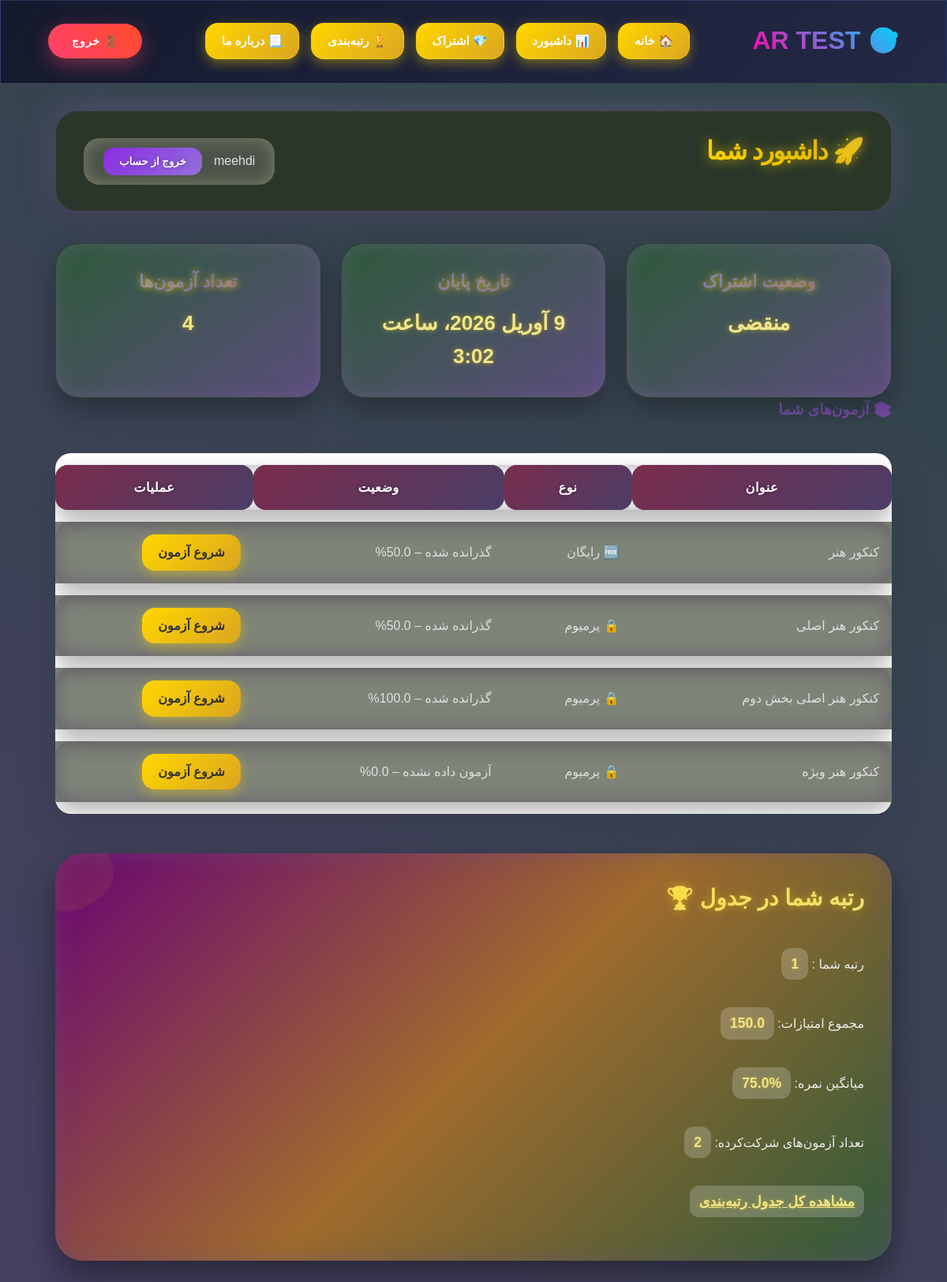
The app's page /accounts/dashboard/ (signed in), older data.
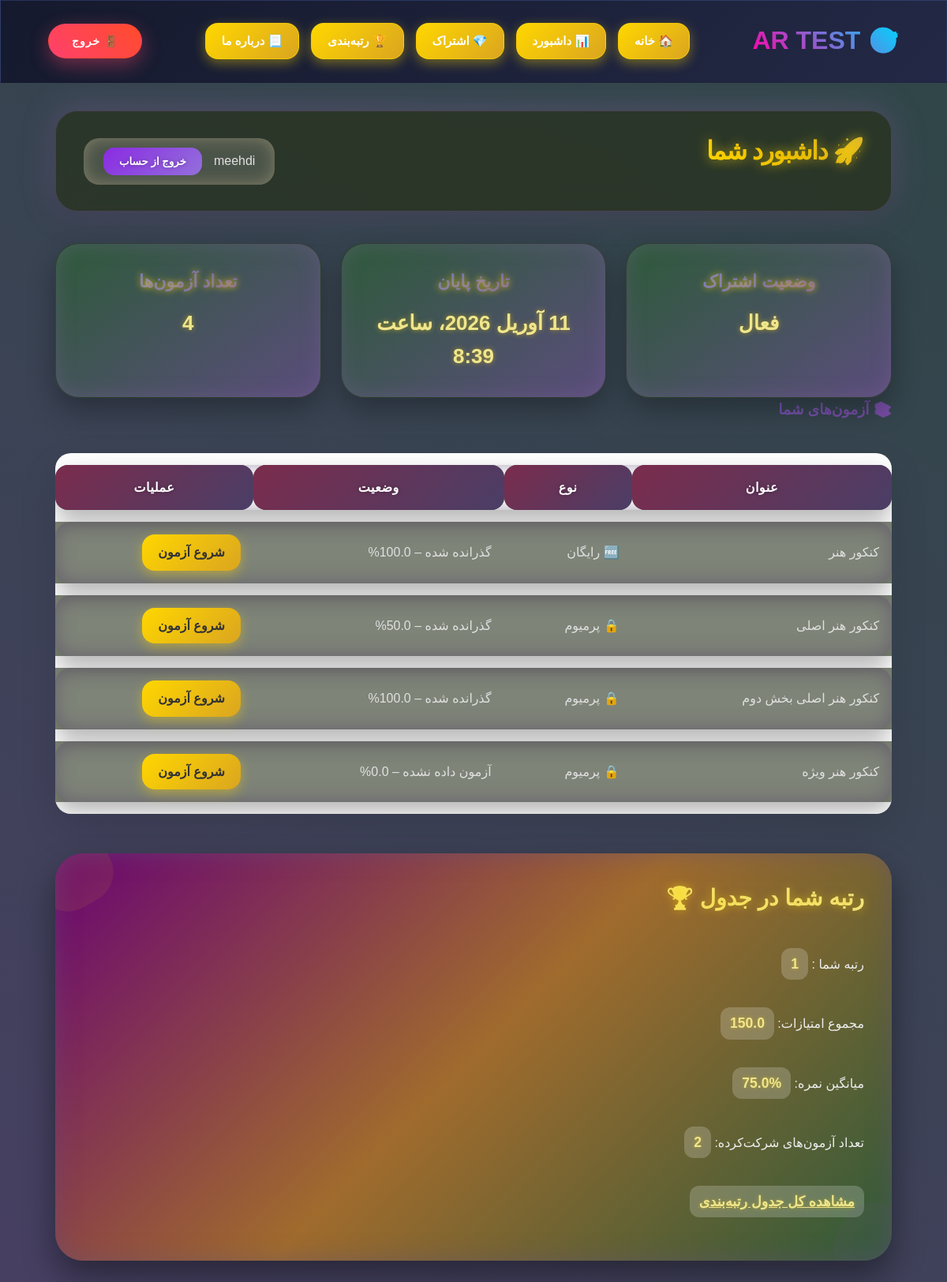
The same page, newer data.
### accounts/models.py (models this page shows, shortened)
class Subscription(models.Model):
    STATUS_CHOICES = [  # اضافه: choices برای status
        ('ندارد', 'ندارد'),
        ('فعال', 'فعال'),
        ('منقضی', 'منقضی'),
    ]
    user = models.OneToOneField(User, on_delete=models.CASCADE, related_name='subscription')  # تغییر کوچک: related_name اضافه برای دسترسی آسان (user.subscription)
    plan = models.ForeignKey(Plan, on_delete=models.SET_NULL, null=True, blank=True, verbose_name="پلن خریداری شده")
    is_active = models.BooleanField(default=False, verbose_name="فعال است؟")
    start_date = models.DateTimeField(null=True, blank=True, verbose_name="تاریخ شروع")
    end_date = models.DateTimeField(null=True, blank=True, verbose_name="تاریخ انقضا")
    authority = models.CharField(max_length=100, blank=True, null=True, verbose_name="شناسه Authority زرین‌پال")
    ref_id = models.CharField(max_length=100, blank=True, null=True, verbose_name="شناسه پیگیری زرین‌پال (Ref ID)")
    status = models.CharField(max_length=10, choices=STATUS_CHOICES, default='ندارد', verbose_name="وضعیت اشتراک")
    def check_status(self):
            now = timezone.now()
            status_changed = False
            if self.end_date and now > self.end_date:
                if self.status != 'منقضی':
                    self.is_active = False
                    self.status = 'منقضی'
                    status_changed = True
            elif self.end_date and now <= self.end_date:
                if self.status != 'فعال':
                    self.is_active = True
                    self.status = 'فعال'
                    status_changed = True
            else: # No end_date or not set yet
                if self.status != 'ندارد':
                    self.is_active = False
                    self.status = 'ندارد'
                    status_changed = True
            return status_changed
    class Meta:
        verbose_name = "اشتراک کاربر"
        verbose_name_plural = "اشتراک‌های کاربران"

### quizzes/models.py (models this page shows, shortened)
class Quiz(models.Model):
    title = models.CharField(max_length=200, verbose_name="عنوان آزمون")
    description = models.TextField(verbose_name="توضیحات آزمون", blank=True, null=True)
    is_premium = models.BooleanField(default=False, verbose_name="آزمون ویژه است؟")
    duration_minutes = models.PositiveIntegerField(default=30)
    is_active = models.BooleanField(default=True,verbose_name="آزمون فعال باشد؟")
    created_at = models.DateTimeField(default=timezone.now, verbose_name="تاریخ ایجاد")
    class Meta:
        verbose_name = "آزمون"  # نام مفرد فارسی
        verbose_name_plural = "آزمون‌ها" # نام جمع فارسی

### accounts/views.py (the view)
# urls.py: path('dashboard/', dashboard_view, name='dashboard'),
@login_required
def dashboard_view(request):
    subscription = getattr(request.user, 'subscription', None)
    subscription_status = "-"  # مقدار پیش‌فرض
    subscription_end = "-"    # مقدار پیش‌فرض
    if subscription:
        subscription.check_status()
        subscription_status = subscription.status if hasattr(subscription, 'status') else "-"
        if hasattr(subscription, 'end_date') and subscription.end_date:
            subscription_end = subscription.end_date
        else:
            subscription_end = "-" # اگر تاریخ پایان وجود ندارد
    user_rank_data = get_user_rank(request.user)
    quizzes = Quiz.objects.prefetch_related('questions')
    attempts = {a.quiz_id: a for a in QuizAttempt.objects.filter(user=request.user, is_completed=True)}
    quiz_results = []
    for quiz in quizzes:
        attempt = attempts.get(quiz.id)
        total = quiz.questions.count()
        correct = attempt.answers.filter(selected_choice__is_correct=True).count() if attempt else 0
        percent = round((correct / total * 100), 2) if total else 0
        quiz_results.append({
            'quiz': quiz,
            'correct_answers': correct,
            'total_questions': total,
            'percentage': percent,
            'status': f"{'گذرانده شده' if attempt else 'آزمون داده نشده'} – {percent}%"
        })
    return render(request, 'accounts/dashboard.html', {
        'subscription_status': subscription_status,
        'subscription_end': subscription_end,
        'quiz_results': quiz_results,
        'user_rank': user_rank_data,
    })

### accounts/utils.py (called while the page is built)
def get_user_rank(user):
    leaderboard_data = QuizAttempt.objects.filter(
        is_completed=True,
        quiz__is_premium=True
    ).values(
        'user_id'
    ).annotate(
        total_score=Sum('score'),
        quizzes_taken=Count('id')
    ).order_by('-total_score')
    rank = 0
    last_score = None
    for entry in leaderboard_data:
        score = entry['total_score']
        if score != last_score:
            rank += 1
        if entry['user_id'] == user.id:
            avg_score = entry['total_score'] / entry['quizzes_taken']
            return {
                'rank': rank,
                'total_score': entry['total_score'],
                'average': round(avg_score, 2),
                'quizzes_taken': entry['quizzes_taken']
            }
        last_score = score
    return None

### accounts/templates/accounts/dashboard.html (shortened to what this page needs)
{% extends 'base.html' %}
{% block content %}
<div class="dashboard-container">
    <div class="dashboard-header">
        <h2>🚀 داشبورد شما</h2>
        <div class="user-box">
            {{ request.user.username }}
            <form action="{% url 'accounts:logout' %}" method="post" style="margin:0;">
                <button type="submit" class="logout-btn">خروج از حساب</button>
            </form>
        </div>
    </div>
    <div class="stats">
        <div class="stat-card">
            <h3>وضعیت اشتراک</h3>
            <p>{{ subscription_status }}</p>
        </div>
        <div class="stat-card">
            <h3>تاریخ پایان</h3>
            <p>{% if subscription_end %}{{ subscription_end }}{% else %}-{% endif %}</p>
        </div>
        <div class="stat-card">
            <h3>تعداد آزمون‌ها</h3>
            <p>{{ quiz_results|length }}</p>
        </div>
    </div>
    <h3 style="margin-bottom:20px;">📚 آزمون‌های شما</h3>
    <table>
        <tr>
            <th>عنوان</th>
            <th>نوع</th>
            <th>وضعیت</th>
            <th>عملیات</th>
        </tr>
        {% for result in quiz_results %}
<tr>
    <td>{{ result.quiz.title }}</td>
    <td>
        {% if result.quiz.is_premium %}
            🔒 پرمیوم
        {% else %}
            🆓 رایگان
        {% endif %}
    </td>
    <td>{{ result.status }}</td>
    <td>
        {% if result.quiz.is_premium and result.attempted %}
            <span class="start-quiz-btn disabled-btn">انجام شده</span>
        {% else %}
            <a href="{% url 'quiz_list' %}" class="start-quiz-btn">
                شروع آزمون
            </a>
        {% endif %}
    </td>
</tr>
{% endfor %}
    </table>
 {% if user_rank %}
<div class="ranking-summary-card">
    <div class="card-header">
        <h3> رتبه شما در جدول 🏆 </h3>
    </div>
    <div class="card-body">
        <p>
            رتبه شما :
            <span class="user-rank">{{ user_rank.rank }}</span>
        </p>
        <p>مجموع امتیازات:
            <strong class="user-rank">{{ user_rank.total_score }}</strong>
        </p>
        <p>میانگین نمره:
            <strong class="user-rank">{{ user_rank.average }}%</strong>
        </p>
        <p>تعداد آزمون‌های شرکت‌کرده:
            <strong class="user-rank">{{ user_rank.quizzes_taken }}</strong>
        </p>
        <a href="{% url 'accounts:leaderboard' %}" class="user-rank">
            مشاهده کل جدول رتبه‌بندی
        </a>
    </div>
</div>
{% endif %}
{% endblock %}

### quizzes/templates/base.html (shortened to what this page needs)
{% load static %}
<!DOCTYPE html>
<html lang="fa" dir="rtl">
<head>
</head>
<body>
    {% include 'includes/navbar.html' %}
    <main>
        {% block content %}
        {% endblock %}
    </main>
</body>
</html>

### quizzes/templates/includes/navbar.html (shortened to what this page needs)
{% load static %}
<nav class="navbar" id="navbar">
    <div class="navbar-container">
        <div class="site-identity">
            <a href="{% url 'home' %}">🎯 AR TEST</a>
        </div>
        <ul class="nav-links" id="navLinks">
            <li><a href="{% url 'home' %}" class="nav-link{% if request.resolver_match.url_name == 'home' %} active{% endif %}">🏠 خانه</a></li>
            {% if user.is_authenticated %}
                <li><a href="{% url 'accounts:dashboard' %}" class="nav-link{% if request.resolver_match.url_name == 'accounts:dashboard' %} active{% endif %}">📊 داشبورد</a></li>
                <li><a href="{% url 'subscribe' %}" class="nav-link{% if request.resolver_match.url_name == 'subscribe' %} active{% endif %}">💎 اشتراک</a></li>
                <li><a href="{% url 'accounts:leaderboard' %}" class="nav-link{% if request.resolver_match.url_name == 'accounts:leaderboard' %} active{% endif %}">🏆 رتبه‌بندی</a></li>
                <li><a href="{% url 'about' %}" class="nav-link{% if request.resolver_match.url_name == 'about' %} active{% endif %}">📃 درباره ما</a></li>
            {% endif %}
        </ul>
        <div class="auth-controls">
            {% if not user.is_authenticated %}
                <a href="{% url 'accounts:login' %}" class="btn-neon btn-primary">🔐 ورود</a>
                <a href="{% url 'accounts:register' %}" class="btn-neon btn-secondary">📝 ثبت‌نام</a>
            {% else %}
                <form method="post" action="{% url 'accounts:logout' %}" style="display: inline-block;">
                    <button type="submit" class="btn-neon btn-danger">🚪 خروج</button>
                </form>
            {% endif %}
        </div>
    </div>
</nav>

### quizzes/templates/base.html (style rules this page uses)
* { margin: 0; padding: 0; box-sizing: border-box; }
html, body { height: 100%; overflow-x: hidden; scroll-behavior: smooth; }
body { font-family: 'Vazir', 'Segoe UI', Tahoma, sans-serif; background: linear-gradient(135deg, #667eea 0%, #764ba2 50%, #f093fb 100%); background-attachment: fixed; color: #333; line-height: 1.6; }
.btn-neon { padding: 12px 25px; border-radius: 50px; font-weight: 700; text-decoration: none; color: white; position: relative; overflow: hidden; transition: all 0.4s cubic-bezier(0.4, 0, 0.2, 1); border: 2px solid rgba(255,255,255,0.3); backdrop-filter: blur(10px); font-size: 15px; text-transform: uppercase; letter-spacing: 1px; }
main { min-height: 100vh; padding: 100px 20px 40px; max-width: 1400px; margin: 0 auto; position: relative; }
h1, h2, h3 { background: linear-gradient(135deg, #667eea, #764ba2); -webkit-background-clip: text; -webkit-text-fill-color: transparent; background-clip: text; margin-bottom: 25px; font-weight: 800; }
table { width: 100%; border-collapse: separate; border-spacing: 0; background: white; border-radius: 20px; overflow: hidden; box-shadow: 0 20px 50px rgba(0,0,0,0.1); }

### quizzes/templates/includes/navbar.html (style rules this page uses)
.navbar { background: linear-gradient(135deg, rgba(20, 25, 45, 0.98) 0%, rgba(35, 40, 70, 0.98) 100%); backdrop-filter: blur(30px); border: 1px solid rgba(100, 150, 255, 0.2); border-bottom: 2px solid transparent; position: fixed; top: 0; width: 100%; z-index: 10000; padding: 1rem 0; transition: all 0.4s ease; }
.navbar-container { max-width: 1400px; margin: 0 auto; padding: 0 5%; display: flex; justify-content: space-between; align-items: center; height: 70px; }
.site-identity a { font-size: 2rem; font-weight: 900; background: linear-gradient(45deg, #ff03ab, #00d4ff); -webkit-background-clip: text; -webkit-text-fill-color: transparent; background-clip: text; text-decoration: none; transition: all 0.3s ease; }
.nav-links { display: flex; list-style: none; gap: 15px; align-items: center; }
.nav-link { color: #e0e0e0; padding: 12px 24px; border-radius: 15px; font-weight: 600; font-size: 15px; position: relative; transition: all 0.3s ease; text-decoration: none; }
.nav-link::before { content: ''; position: absolute; bottom: 0; left: 50%; width: 0; height: 3px; background: linear-gradient(45deg, #00f0ff, #00d4ff); transition: all 0.3s ease; transform: translateX(-50%); border-radius: 2px; }
.auth-controls { display: flex; gap: 15px; align-items: center; }
.btn-neon { padding: 12px 28px; border: 2px solid transparent; border-radius: 50px; font-weight: 700; font-size: 14px; cursor: pointer; position: relative; overflow: hidden; text-transform: uppercase; letter-spacing: 1px; transition: all 0.4s cubic-bezier(0.4, 0, 0.2, 1); backdrop-filter: blur(15px); text-decoration: none; display: inline-flex; align-items: center; gap: 8px; font-family: 'Vazir', sans-serif; }
.btn-danger { background: linear-gradient(45deg, #ff416c, #ff4b2b); color: white; box-shadow: 0 8px 25px rgba(255, 71, 107, 0.4); }

Row changes from the older to the newer data that the page shows:
changed Subscription: status "منقضی" → "فعال"; end_date "9 آوریل 2026، ساعت 3:02" → "11 آوریل 2026، ساعت 8:39"
changed Quiz "کنکور هنر": status "گذرانده شده – 50.0%" → "گذرانده شده – 100.0%"
